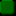

The image is a tile-based game level rendered from a .tmx file. Its description and complete source (layers, tilesets, objects, tile grids) follow:
An orthogonal 1x1 tile map with 16x16 px tiles, 1 tile layer (tiles layer).

<map version="1.10" tiledversion="1.11.0" orientation="orthogonal" renderorder="right-down" width="1" height="1" tilewidth="16" tileheight="16" infinite="0" nextlayerid="2" nextobjectid="1">
 <tileset firstgid="1" source="bricks_big.tsx" />
 <layer id="1" name="tiles layer" width="1" height="1">
  <data encoding="csv">
4
</data>
 </layer>
</map>
